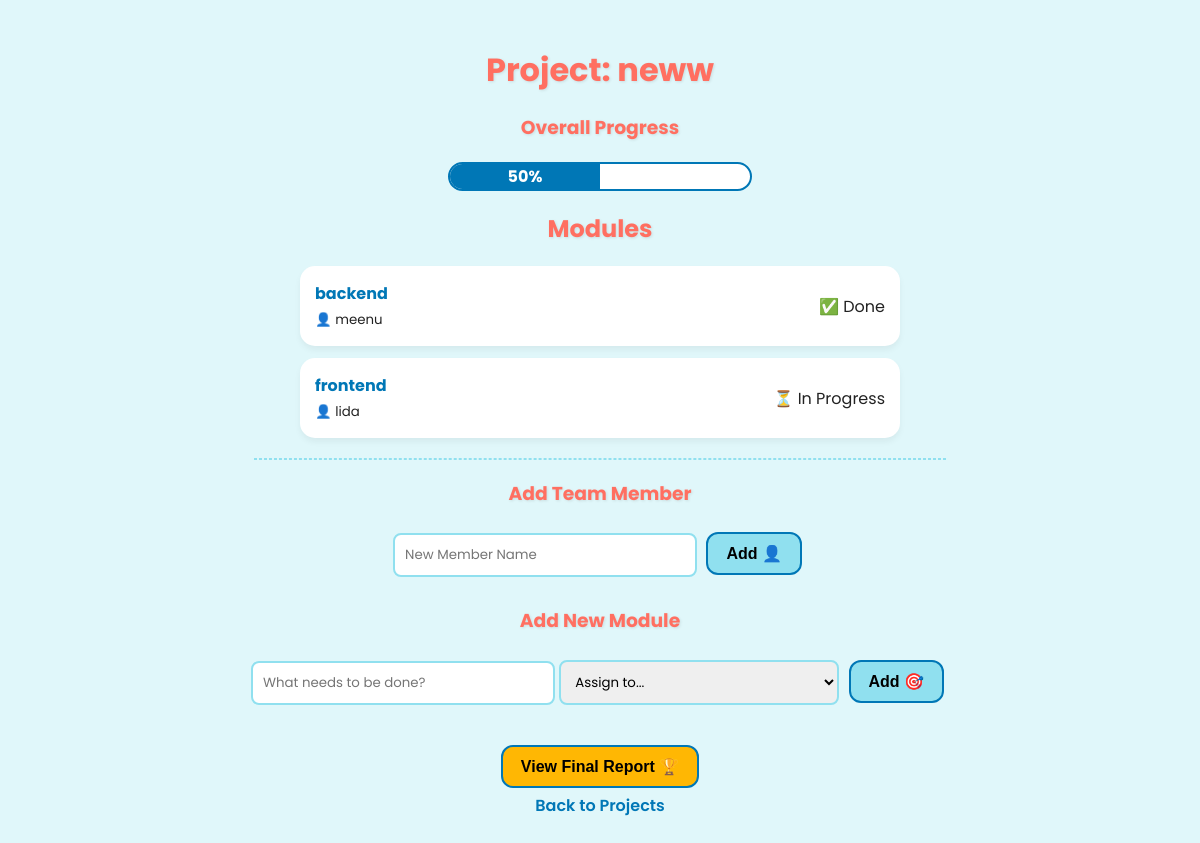
The app's page /project/3 with its own data.
### tables this page shows
CREATE TABLE projects (
            id INTEGER PRIMARY KEY AUTOINCREMENT,
            name TEXT NOT NULL
        , deadline TEXT);

CREATE TABLE modules (
            id INTEGER PRIMARY KEY AUTOINCREMENT,
            name TEXT NOT NULL,
            project_id INTEGER,
            assigned_member_id INTEGER,
            completed INTEGER DEFAULT 0, reassigned_member_id INTEGER,
            FOREIGN KEY (project_id) REFERENCES projects(id),
            FOREIGN KEY (assigned_member_id) REFERENCES members(id)
        );

CREATE TABLE members (
            id INTEGER PRIMARY KEY AUTOINCREMENT,
            name TEXT NOT NULL,
            project_id INTEGER,
            FOREIGN KEY (project_id) REFERENCES projects(id)
        );

### app.py (the view)
@app.route("/project/<int:project_id>")
def project_modules(project_id):
    conn = get_db_connection()
    project = conn.execute("SELECT * FROM projects WHERE id = ?", (project_id,)).fetchone()
    modules = conn.execute("""
        SELECT modules.*, members.name AS member_name
        FROM modules
        LEFT JOIN members ON modules.assigned_member_id = members.id
        WHERE modules.project_id = ?
    """, (project_id,)).fetchall()
    members = conn.execute("SELECT * FROM members WHERE project_id = ?", (project_id,)).fetchall()
    total = len(modules)
    completed = sum(1 for m in modules if m['completed'])
    progress = int((completed / total) * 100) if total > 0 else 0
    conn.close()
    return render_template("project_modules.html",
                           project=project,
                           modules=modules,
                           members=members,
                           project_progress=progress)

### app.py (called while the page is built)
def get_db_connection():
    conn = sqlite3.connect("fairshare.db")
    conn.row_factory = sqlite3.Row  # This allows us to use project['name'] instead of project[1]
    return conn

### templates/project_modules.html (shortened to what this page needs)
<!DOCTYPE html>
<html lang="en">
<head>
    <link rel="stylesheet" href="{{ url_for('static', filename='style.css') }}">
</head>
<body>
    <h1>Project: {{ project.name }}</h1>
    <h3>Overall Progress</h3>
    <div class="progress-container">
        <div class="progress-bar" style="width: {{ project_progress }}%;">
            {{ project_progress }}%
        </div>
    </div>
    <h2>Modules</h2>
    <ul>
        {% for module in modules %}
            <li>
                <div>
                    <a href="/module/{{ module.id }}"><strong>{{ module.name }}</strong></a><br>
                    <small>👤 {{ module.member_name if module.member_name else 'Unassigned' }}</small>
                </div>
                <span>{{ '✅ Done' if module.completed else '⏳ In Progress' }}</span>
            </li>
        {% else %}
            <li style="justify-content: center;">No modules yet. Break the project down!</li>
        {% endfor %}
    </ul>
    <hr style="border: 1px dashed #90e0ef; width: 60%;">
    <h3>Add Team Member</h3>
    <form method="POST" action="/project/{{ project.id }}/add_member">
        <input type="text" name="member_name" placeholder="New Member Name" required>
        <button type="submit">Add 👤</button>
    </form>
    <h3>Add New Module</h3>
    <form method="POST" action="/project/{{ project.id }}/add_module">
        <input type="text" name="module_name" placeholder="What needs to be done?" required>
        <select name="assigned_member" required>
            <option value="" disabled selected>Assign to...</option>
        </select>
        <button type="submit">Add 🎯</button>
    </form>
    <br>
    <a href="/project/{{ project.id }}/report"><button style="background: #ffb703;">View Final Report 🏆</button></a>
    <br>
    <a href="/">Back to Projects</a>
</body>
</html>

### static/style.css (style rules this page uses)
body { font-family: 'Poppins', sans-serif; background: #e0f7fa; color: #222; text-align: center; margin: 0; padding: 25px; }
h1, h2, h3 { color: #ff6f61; text-shadow: 1px 1px 3px rgba(0,0,0,0.1); margin-bottom: 15px; }
h1 { animation: float 3s ease-in-out infinite; }
a { color: #0077b6; text-decoration: none; font-weight: 600; transition: color 0.2s ease; }
button { background: #90e0ef; border: 2px solid #0077b6; border-radius: 12px; padding: 10px 18px; font-size: 1em; cursor: pointer; font-weight: bold; transition: all 0.2s ease; margin: 5px; }
input, textarea, select { padding: 10px; margin: 10px 0; border: 2px solid #90e0ef; border-radius: 8px; font-family: 'Poppins', sans-serif; width: 280px; display: inline-block; }
ul { list-style: none; padding: 0; max-width: 600px; margin: 20px auto; }
li { margin: 12px 0; padding: 15px; border-radius: 15px; background-color: #ffffff; box-shadow: 0 4px 6px rgba(0,0,0,0.05); display: flex; justify-content: space-between; align-items: center; text-align: left; }
.progress-container { background: #fff; width: 300px; margin: 20px auto; border-radius: 20px; border: 2px solid #0077b6; overflow: hidden; }
.progress-bar { background: #0077b6; height: 25px; color: white; font-weight: bold; line-height: 25px; transition: width 0.5s ease-in-out; }

### records on screen
projects: name "neww"
modules: name "backend", name "meenu", completed "✅ Done"
modules: name "frontend", name "lida", completed "⏳ In Progress"

### other values on screen
{{ project_progress }} "50"
